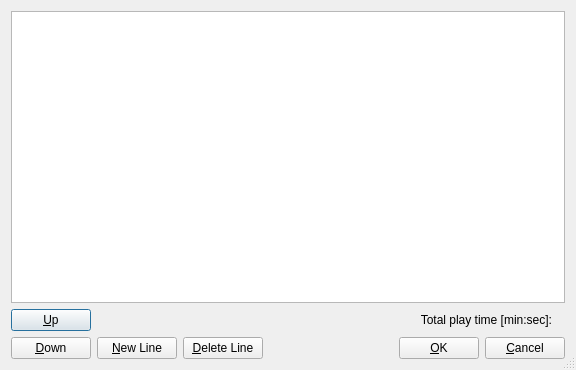
<?xml version="1.0" encoding="UTF-8"?>
<ui version="4.0">
 <class>SoundInfoDlg</class>
 <widget class="QDialog" name="SoundInfoDlg">
  <property name="geometry">
   <rect>
    <x>0</x>
    <y>0</y>
    <width>576</width>
    <height>370</height>
   </rect>
  </property>
  <property name="sizePolicy">
   <sizepolicy hsizetype="Preferred" vsizetype="Preferred">
    <horstretch>0</horstretch>
    <verstretch>0</verstretch>
   </sizepolicy>
  </property>
  <property name="minimumSize">
   <size>
    <width>0</width>
    <height>0</height>
   </size>
  </property>
  <property name="maximumSize">
   <size>
    <width>32767</width>
    <height>32767</height>
   </size>
  </property>
  <property name="windowTitle">
   <string>Sound Info</string>
  </property>
  <property name="sizeGripEnabled">
   <bool>true</bool>
  </property>
  <layout class="QGridLayout">
   <property name="margin">
    <number>11</number>
   </property>
   <item row="1" column="1">
    <layout class="QHBoxLayout">
     <item>
      <spacer name="Spacer22">
       <property name="orientation">
        <enum>Qt::Horizontal</enum>
       </property>
       <property name="sizeType">
        <enum>QSizePolicy::Expanding</enum>
       </property>
       <property name="sizeHint" stdset="0">
        <size>
         <width>20</width>
         <height>20</height>
        </size>
       </property>
      </spacer>
     </item>
     <item>
      <widget class="QLabel" name="m_pTotalPlayTimeLabel">
       <property name="text">
        <string>Total play time [min:sec]:</string>
       </property>
       <property name="alignment">
        <set>Qt::AlignRight|Qt::AlignTrailing|Qt::AlignVCenter</set>
       </property>
       <property name="wordWrap">
        <bool>false</bool>
       </property>
      </widget>
     </item>
     <item>
      <widget class="QLabel" name="m_pTotalPlayTime">
       <property name="text">
        <string/>
       </property>
       <property name="wordWrap">
        <bool>false</bool>
       </property>
      </widget>
     </item>
    </layout>
   </item>
   <item row="1" column="0" rowspan="2">
    <layout class="QVBoxLayout">
     <item>
      <widget class="QPushButton" name="m_pLineUp">
       <property name="text">
        <string>&amp;Up</string>
       </property>
      </widget>
     </item>
     <item>
      <widget class="QPushButton" name="m_pLineDown">
       <property name="text">
        <string>&amp;Down</string>
       </property>
      </widget>
     </item>
    </layout>
   </item>
   <item row="2" column="1">
    <layout class="QHBoxLayout">
     <item>
      <widget class="QPushButton" name="m_pNewLine">
       <property name="text">
        <string>&amp;New Line</string>
       </property>
       <property name="autoDefault">
        <bool>true</bool>
       </property>
      </widget>
     </item>
     <item>
      <widget class="QPushButton" name="m_pDeleteLine">
       <property name="text">
        <string>&amp;Delete Line</string>
       </property>
       <property name="autoDefault">
        <bool>true</bool>
       </property>
      </widget>
     </item>
     <item>
      <spacer name="Spacer1">
       <property name="orientation">
        <enum>Qt::Horizontal</enum>
       </property>
       <property name="sizeType">
        <enum>QSizePolicy::Expanding</enum>
       </property>
       <property name="sizeHint" stdset="0">
        <size>
         <width>20</width>
         <height>20</height>
        </size>
       </property>
      </spacer>
     </item>
     <item>
      <widget class="QPushButton" name="buttonOk">
       <property name="text">
        <string>&amp;OK</string>
       </property>
       <property name="autoDefault">
        <bool>true</bool>
       </property>
       <property name="default">
        <bool>false</bool>
       </property>
      </widget>
     </item>
     <item>
      <widget class="QPushButton" name="buttonCancel">
       <property name="text">
        <string>&amp;Cancel</string>
       </property>
       <property name="autoDefault">
        <bool>true</bool>
       </property>
      </widget>
     </item>
    </layout>
   </item>
   <item row="0" column="0" colspan="2">
    <widget class="QTableWidget" name="m_pTable"/>
   </item>
  </layout>
 </widget>
 <tabstops>
  <tabstop>buttonOk</tabstop>
  <tabstop>buttonCancel</tabstop>
  <tabstop>m_pNewLine</tabstop>
  <tabstop>m_pDeleteLine</tabstop>
 </tabstops>
 <resources/>
 <connections>
  <connection>
   <sender>buttonOk</sender>
   <signal>clicked()</signal>
   <receiver>SoundInfoDlg</receiver>
   <slot>sltCloseDialog()</slot>
   <hints>
    <hint type="sourcelabel">
     <x>421</x>
     <y>347</y>
    </hint>
    <hint type="destinationlabel">
     <x>20</x>
     <y>20</y>
    </hint>
   </hints>
  </connection>
  <connection>
   <sender>buttonCancel</sender>
   <signal>clicked()</signal>
   <receiver>SoundInfoDlg</receiver>
   <slot>sltDialogCanceled()</slot>
   <hints>
    <hint type="sourcelabel">
     <x>504</x>
     <y>347</y>
    </hint>
    <hint type="destinationlabel">
     <x>20</x>
     <y>20</y>
    </hint>
   </hints>
  </connection>
  <connection>
   <sender>m_pNewLine</sender>
   <signal>clicked()</signal>
   <receiver>SoundInfoDlg</receiver>
   <slot>sltNewRow()</slot>
   <hints>
    <hint type="sourcelabel">
     <x>119</x>
     <y>347</y>
    </hint>
    <hint type="destinationlabel">
     <x>20</x>
     <y>20</y>
    </hint>
   </hints>
  </connection>
  <connection>
   <sender>m_pDeleteLine</sender>
   <signal>clicked()</signal>
   <receiver>SoundInfoDlg</receiver>
   <slot>sltDeleteRow()</slot>
   <hints>
    <hint type="sourcelabel">
     <x>220</x>
     <y>347</y>
    </hint>
    <hint type="destinationlabel">
     <x>20</x>
     <y>20</y>
    </hint>
   </hints>
  </connection>
  <connection>
   <sender>m_pLineUp</sender>
   <signal>clicked()</signal>
   <receiver>SoundInfoDlg</receiver>
   <slot>sltRowUp()</slot>
   <hints>
    <hint type="sourcelabel">
     <x>31</x>
     <y>313</y>
    </hint>
    <hint type="destinationlabel">
     <x>20</x>
     <y>20</y>
    </hint>
   </hints>
  </connection>
  <connection>
   <sender>m_pLineDown</sender>
   <signal>clicked()</signal>
   <receiver>SoundInfoDlg</receiver>
   <slot>sltRowDown()</slot>
   <hints>
    <hint type="sourcelabel">
     <x>31</x>
     <y>347</y>
    </hint>
    <hint type="destinationlabel">
     <x>20</x>
     <y>20</y>
    </hint>
   </hints>
  </connection>
  <connection>
   <sender>m_pTable</sender>
   <signal>cellChanged(int,int)</signal>
   <receiver>SoundInfoDlg</receiver>
   <slot>sltValueChanged(int,int)</slot>
   <hints>
    <hint type="sourcelabel">
     <x>326</x>
     <y>174</y>
    </hint>
    <hint type="destinationlabel">
     <x>6</x>
     <y>196</y>
    </hint>
   </hints>
  </connection>
  <connection>
   <sender>m_pTable</sender>
   <signal>itemSelectionChanged()</signal>
   <receiver>SoundInfoDlg</receiver>
   <slot>sltTableSelectionChanged()</slot>
   <hints>
    <hint type="sourcelabel">
     <x>63</x>
     <y>255</y>
    </hint>
    <hint type="destinationlabel">
     <x>6</x>
     <y>245</y>
    </hint>
   </hints>
  </connection>
 </connections>
 <slots>
  <slot>sltValueChanged(int,int)</slot>
  <slot>sltTableSelectionChanged()</slot>
 </slots>
</ui>
